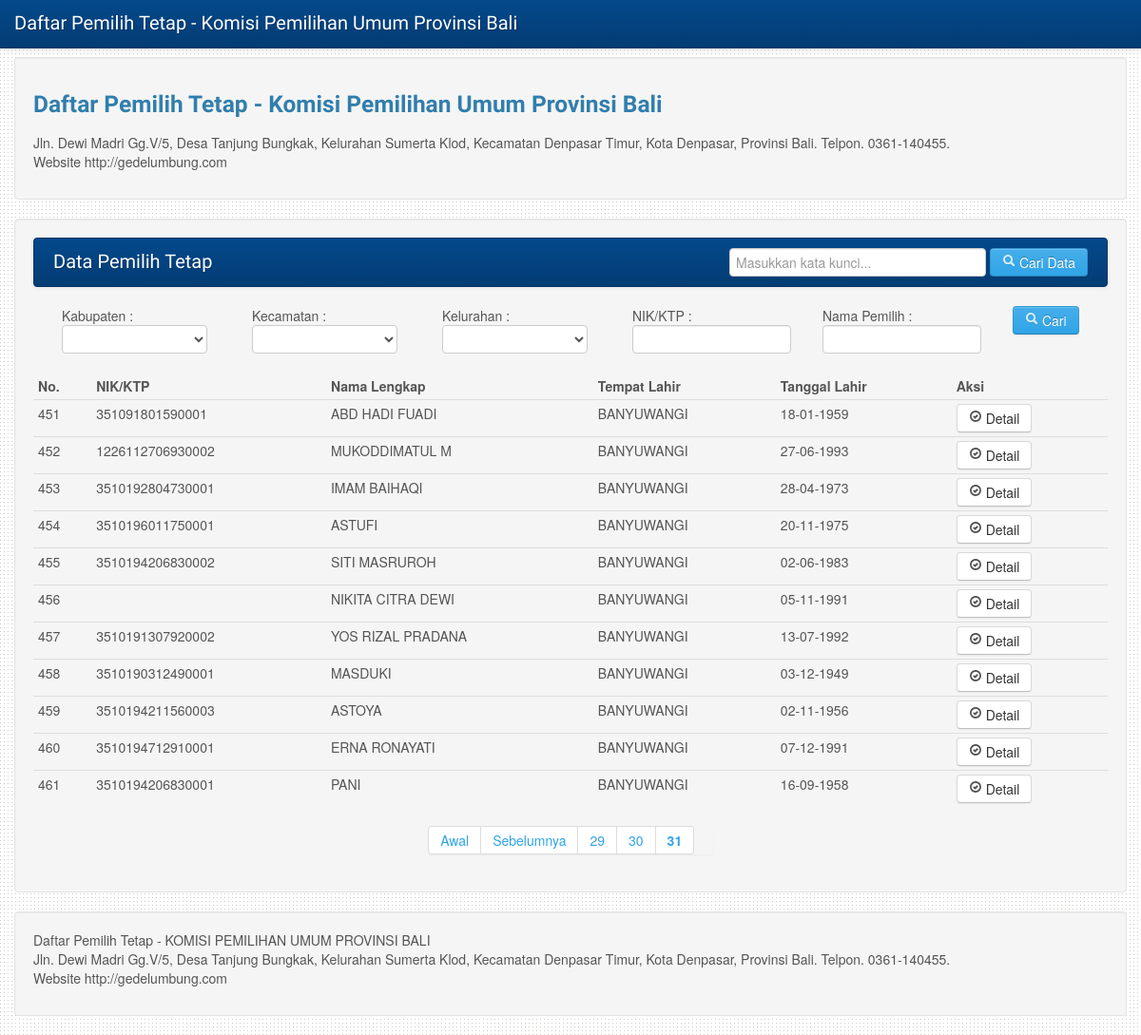
/app_front/cari/450, run on the app's committed database.
### tables this page shows
CREATE TABLE IF NOT EXISTS `tbl_data_pemilih` (
  `id_data_pemilih` int(11) NOT NULL AUTO_INCREMENT,
  `id_kabupaten` int(10) NOT NULL,
  `id_kecamatan` int(10) NOT NULL,
  `id_kelurahan_desa` int(10) NOT NULL,
  `id_tps` int(10) NOT NULL,
  `nik_ktp` varchar(50) NOT NULL,
  `nama_lengkap` varchar(100) NOT NULL,
  `tempat_lahir` varchar(50) NOT NULL,
  `tanggal_lahir` varchar(50) NOT NULL,
  `umur` varchar(10) NOT NULL,
  `stts_perkawinan` varchar(1) DEFAULT NULL,
  `jk_l` varchar(2) DEFAULT NULL,
  `jk_p` varchar(2) DEFAULT NULL,
  `alamat` text,
  `keterangan` text,
  PRIMARY KEY (`id_data_pemilih`)
);

### application/controllers/app_front.php (called while the page is built, shortened)
<?php if ( ! defined('BASEPATH')) exit('No direct script access allowed');
class app_front extends CI_Controller {
	public function cari()
	{
		if($this->input->post("cari")=="")
		{
			$kata = $this->session->userdata('kata_cari');
		}
		else
		{
			$sess_data['kata_cari'] = $this->input->post("cari");
			$this->session->set_userdata($sess_data);
			$kata = $this->session->userdata('kata_cari');
		}
		$set_sess['id_kabupaten_session'] = $this->session->userdata("id_kabupaten_session");
		$set_sess['id_kecamatan_session'] = $this->session->userdata("id_kecamatan_session");
		$set_sess['id_kelurahan_session'] = $this->session->userdata("id_kelurahan_session");
		$set_sess['id_nik'] = $this->session->userdata("id_nik");
		$set_sess['id_nama'] = $this->session->userdata("id_nama");
		$this->session->unset_userdata($set_sess);
		$page=$this->uri->segment(3);
		$limit=$this->config->item('limit_data');
		if(!$page):
		$offset = 0;
		else:
		$offset = $page;
		endif;
		$d['tot'] = $offset;
		$tot_hal = $this->db->query("select * from tbl_data_pemilih where nama_lengkap like '%".$kata."%'");
		$config['base_url'] = base_url() . 'app_front/cari/';
		$config['total_rows'] = $tot_hal->num_rows();
		$config['per_page'] = $limit;
		$config['uri_segment'] = 3;
		$config['first_link'] = 'Awal';
		$config['last_link'] = 'Akhir';
		$config['next_link'] = 'Selanjutnya';
		$config['prev_link'] = 'Sebelumnya';
		$this->pagination->initialize($config);
		$d["paginator"] =$this->pagination->create_links();
		$d['data_get'] = $this->db->query("select * from tbl_data_pemilih where nama_lengkap like '%".$kata."%' LIMIT ".$offset.",".$limit."");
		$d['data_kabupaten'] = $this->db->get("tbl_kabupaten");
		$d['data_kecamatan'] = $this->db->get("tbl_kecamatan");
		$d['data_kelurahan'] = $this->db->get("tbl_kelurahan_desa");
		$d['data_tps'] = $this->db->get("tbl_tps");
		$this->load->view("app_front/global/header",$d);
		$this->load->view("app_front/data_pemilih/home");
		$this->load->view("app_front/global/footer");
	}
}

### index.php (called while the page is built, shortened)
<?php
require_once BASEPATH.'core/CodeIgniter.php';

### application/views/app_front/data_pemilih/home.php (the view, shortened to what this page needs)
    <div class="container">
	<div class="well">
	  <div class="row">
		<div class="span">
		  <h3><?php echo $this->config->item("nama_perusahaan"); ?></h3>
		  <p><?php echo $this->config->item("alamat_perusahaan"); ?></p>
		</div>
	  </div>
	</div>
  <div class="well">
	<div class="navbar navbar-inverse">
	  <div class="navbar-inner">
		<div class="container">
		  <a class="brand" href="#">Data Pemilih Tetap</a>
		<div class="span5 pull-right">
		<?php echo form_open("app_front/cari",'class="navbar-form pull-right"'); ?>
		  <input type="text" class="span3" placeholder="Masukkan kata kunci..." name="cari">
		  <button type="submit" class="btn btn-primary"><i class="icon-search icon-white"></i> Cari Data</button>
		<?php echo form_close(); ?>
		</div>
		</div>
	  </div>
	</div>
	  <section>
	<?php echo form_open("app_front/set",'name="frm_filter"'); ?>
	<p class="span2">
		Kabupaten :
		<select data-placeholder="Pilih Kabupaten..." class="chzn-select" style="width:90%;" tabindex="2" name="id_kabupaten" id="id_kabupaten">
		<option value=""></option>
		<?php
			foreach($data_kabupaten->result_array() as $d)
			{
				if($this->session->userdata("id_kabupaten_session")==$d['id_kabupaten'])
				{
		?>
			<option value="<?php echo $d['id_kabupaten']; ?>" selected="selected"><?php echo $d['nama_kabupaten']; ?></option>
		<?php
				}
				else
				{
		?>
			<option value="<?php echo $d['id_kabupaten']; ?>"><?php echo $d['nama_kabupaten']; ?></option>
		<?php
				}
			}
		?>
	  </select>
	</p>
	<p class="span2">
		Kecamatan :
		<select data-placeholder="Pilih Kecamatan..." class="chzn-select" style="width:90%;" tabindex="2" name="id_kecamatan" id="id_kecamatan">
		<option value=""></option>
		<?php
			foreach($data_kecamatan->result_array() as $d)
			{
				if($this->session->userdata("id_kecamatan_session")==$d['id_kecamatan'])
				{
		?>
			<option value="<?php echo $d['id_kecamatan']; ?>" selected="selected"><?php echo $d['nama_kecamatan']; ?></option>
		<?php
				}
				else
				{
		?>
			<option value="<?php echo $d['id_kecamatan']; ?>"><?php echo $d['nama_kecamatan']; ?></option>
		<?php
				}
			}
		?>
	  </select>
	</p>
	<p class="span2">
		Kelurahan :
		<select data-placeholder="Pilih Kelurahan/Desa..." class="chzn-select" style="width:90%;" tabindex="2" name="id_kelurahan_desa" id="id_kelurahan_desa">
		<option value=""></option>
		<?php
			foreach($data_kelurahan->result_array() as $d)
			{
				if($this->session->userdata("id_kelurahan_session")==$d['id_kelurahan_desa'])
				{
		?>
			<option value="<?php echo $d['id_kelurahan_desa']; ?>" selected="selected"><?php echo $d['nama_kelurahan_desa']; ?></option>
		<?php
				}
				else
				{
		?>
			<option value="<?php echo $d['id_kelurahan_desa']; ?>"><?php echo $d['nama_kelurahan_desa']; ?></option>
		<?php
				}
			}
		?>
	  </select>
	</p>
	<p class="span2">
		NIK/KTP :
		<input type="text" name="nik" value="<?php echo $this->session->userdata("id_nik"); ?>" style="width:90%;">
	</p>
	<p class="span2">
		Nama Pemilih :
		<input type="text" name="nama_pemilih" value="<?php echo $this->session->userdata("id_nama"); ?>" style="width:90%;">
	</p>
	<p class="span1">
		<button type="submit" class="btn btn-primary"><i class="icon-search icon-white"></i> Cari</button>
	</p>
	<?php echo form_close(); ?>
 		<section>
		  <table class="table table-hover table-condensed">
		    <thead>
		      <tr>
		        <th>No.</th>
		        <th>NIK/KTP</th>
		        <th>Nama Lengkap</th>
		        <th>Tempat Lahir</th>
				<th>Tanggal Lahir</th>
				<th>Aksi</th>
		      </tr>
		    </thead>
		    <tbody>
		<?php
			$no=1+$tot;
			foreach($data_get->result_array() as $dp)
			{
			?>
		      <tr>
		        <td><?php echo $no; ?></td>
		        <td><?php echo $dp['nik_ktp']; ?></td>
		        <td><?php echo $dp['nama_lengkap']; ?></td>
		        <td><?php echo $dp['tempat_lahir']; ?></td>
		        <td><?php echo $dp['tanggal_lahir']; ?></td>
				<td>
			        <div class="btn-group">
			          <a class="btn small-box" href="<?php echo base_url(); ?>app_front/detail/<?php echo $dp['id_data_pemilih']; ?>"><i class="icon-ok-circle"></i> Detail</a>
			        </div>
				</td>
		      </tr>
			 <?php
			 		$no++;
			 	}
			 ?>
		    </tbody>
		  </table>
		</section>
	<div class="pagination pagination-centered">
		<ul>
		<?php
			echo $paginator;
		?>
		</ul>
	</div>
</section>
  </div>

### data on the page
tbl_data_pemilih: nik_ktp "351091801590001", nama_lengkap "ABD HADI FUADI", tempat_lahir "BANYUWANGI", tanggal_lahir "18-01-1959"
tbl_data_pemilih: nik_ktp "1226112706930002", nama_lengkap "MUKODDIMATUL M", tempat_lahir "BANYUWANGI", tanggal_lahir "27-06-1993"
tbl_data_pemilih: nik_ktp "3510192804730001", nama_lengkap "IMAM BAIHAQI", tempat_lahir "BANYUWANGI", tanggal_lahir "28-04-1973"
tbl_data_pemilih: nik_ktp "3510196011750001", nama_lengkap "ASTUFI", tempat_lahir "BANYUWANGI", tanggal_lahir "20-11-1975"
tbl_data_pemilih: nik_ktp "3510194206830002", nama_lengkap "SITI MASRUROH", tempat_lahir "BANYUWANGI", tanggal_lahir "02-06-1983"
tbl_data_pemilih: nama_lengkap "NIKITA CITRA DEWI", tempat_lahir "BANYUWANGI", tanggal_lahir "05-11-1991"
tbl_data_pemilih: nik_ktp "3510191307920002", nama_lengkap "YOS RIZAL PRADANA", tempat_lahir "BANYUWANGI", tanggal_lahir "13-07-1992"
tbl_data_pemilih: nik_ktp "3510190312490001", nama_lengkap "MASDUKI", tempat_lahir "BANYUWANGI", tanggal_lahir "03-12-1949"
tbl_data_pemilih: nik_ktp "3510194211560003", nama_lengkap "ASTOYA", tempat_lahir "BANYUWANGI", tanggal_lahir "02-11-1956"
tbl_data_pemilih: nik_ktp "3510194712910001", nama_lengkap "ERNA RONAYATI", tempat_lahir "BANYUWANGI", tanggal_lahir "07-12-1991"
tbl_data_pemilih: nik_ktp "3510194206830001", nama_lengkap "PANI", tempat_lahir "BANYUWANGI", tanggal_lahir "16-09-1958"

### other printed values
$this->config->item("nama_perusahaan") "Daftar Pemilih Tetap - Komisi Pemilihan Umum Provinsi Bali"
$paginator "Awal Sebelumnya 29 30 31"
